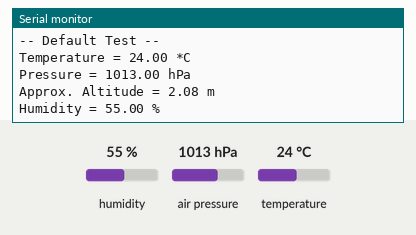
Bench run of a sketch on a simulated ESP32. On the bench: the last lines printed to the serial monitor. The test bench sets the inputs (shaded band); at power-on: humidity 55 %, air pressure 1013 hPa, temperature 24 °C.

Above: at 1.8 s.
1.9 s: humidity set to 22 %
At 2.4 s:
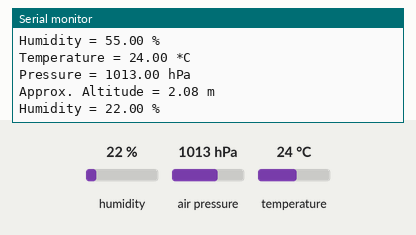
3.4 s: air pressure set to 952 hPa
At 4.7 s:
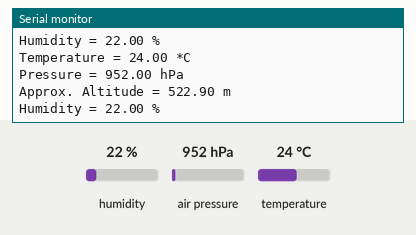

The sketch:

05-052_BME280_with_I2C_timer_interrupt.ino
```cpp
#include <Adafruit_Sensor.h>
#include <Adafruit_BME280.h>
#define SEALEVELPRESSURE_HPA (1013.25)
Adafruit_BME280 bme;
volatile int interruptCounter;
hw_timer_t * timer = NULL;

portMUX_TYPE timerMux = portMUX_INITIALIZER_UNLOCKED;

void IRAM_ATTR onTimer() {
  portENTER_CRITICAL_ISR(&timerMux);
  interruptCounter++;
  portEXIT_CRITICAL_ISR(&timerMux);
}

void setup() {
  Serial.begin(9600);
  Serial.println(F("BME280 test"));

  bool status;

  status = bme.begin(0x76);
  if (!status) {
    Serial.println("Could not find a valid BME280 sensor, check wiring!");
    while (1);
  }
  Serial.println("-- Default Test --");

  Serial.println();

  timer = timerBegin(0, 80, true);

  timerAttachInterrupt(timer, &onTimer, true);

  timerAlarmWrite(timer, 1000000, true);
  timerAlarmEnable(timer);
}

void loop() {
  if (interruptCounter > 0) {

    portENTER_CRITICAL(&timerMux);
    interruptCounter--;
    portEXIT_CRITICAL(&timerMux);
    printValues();
  }
}

void printValues() {
  Serial.print("Temperature = ");
  Serial.print(bme.readTemperature());
  Serial.println(" *C");

  Serial.print("Pressure = ");

  Serial.print(bme.readPressure() / 100.0F);
  Serial.println(" hPa");

  Serial.print("Approx. Altitude = ");
  Serial.print(bme.readAltitude(SEALEVELPRESSURE_HPA));
  Serial.println(" m");

  Serial.print("Humidity = ");
  Serial.print(bme.readHumidity());
  Serial.println(" %");

  Serial.println();
}
```

Measured:
- after the input at 1.9 s, the serial monitor: prints a new line after 0.11 s (image 1)
- after the input at 3.4 s, the serial monitor: prints a new line after 0.60 s (image 2)
